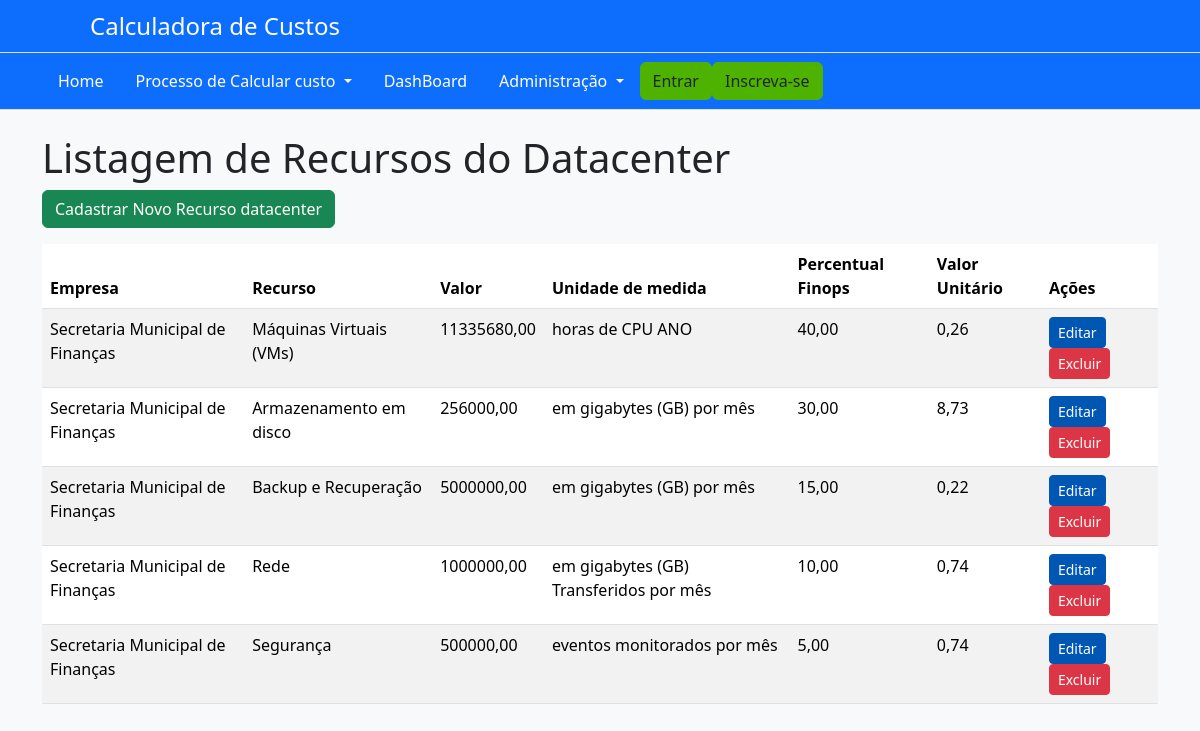
/listarecursodatacenter/, run on the app's committed database.
### AppCalculadora/models.py (models this page shows, shortened)
class RecursoDataCenter(models.Model):
    empresa = models.ForeignKey('Empresa', on_delete=models.CASCADE, related_name='Empresa', null=True, blank=True, default=None)
    recurso = models.ForeignKey('Recurso', on_delete=models.CASCADE, related_name='Recurso', null=True, blank=True, default=None)
    valor = models.DecimalField(max_digits=12, decimal_places=2, verbose_name="Valor Anual", default=0.00)
    detalhe = models.CharField(max_length=255, verbose_name="Unidade de Medida")
    percentual_finops = models.DecimalField(max_digits=5, decimal_places=2, default=0.00)
    custo_total_aplicado = models.DecimalField(max_digits=12, decimal_places=2, default=0.00)
    valor_unitario = models.DecimalField(max_digits=12, decimal_places=2, default=0.00)

class Empresa(models.Model):
    nome = models.CharField(max_length=255)
    endereco = models.CharField(max_length=255)
    telefone = models.CharField(max_length=20)
    email = models.EmailField(max_length=255)
    website = models.CharField(max_length=255)

class Recurso(models.Model):
    tipo_recurso = models.ForeignKey(TipoRecurso, on_delete=models.CASCADE)
    descricao = models.CharField(max_length=255)
    detalhes = models.TextField()

### AppCalculadora/views.py (the view)
# urls.py: path('listarecursodatacenter/', views.listar_recurso_datacenter, name='listarRecursoDatacenter'),
def listar_recurso_datacenter(request):
    empresa_id = request.GET.get('empresa')
    if empresa_id:
        recursosDataCenter = RecursoDataCenter.objects.filter(empresa__id=empresa_id)
    else:
        recursosDataCenter = RecursoDataCenter.objects.all()
    return render(request, 'recursodatacenter/listar_recurso_datacenter.html', {'recursosDataCenter': recursosDataCenter})

### AppCalculadora/templates/recursodatacenter/listar_recurso_datacenter.html
{% extends 'base.html' %}
{% block content %}
<div class="container">
    <h1 class="page-title">Listagem de Recursos do Datacenter</h1>
    <a href="{% url 'cadastrarRecursoDatacenter' %}" class="btn btn-success mb-3">Cadastrar Novo Recurso datacenter </a>
    <table class="table table-striped">
        <thead>
            <tr>
                <th>Empresa</th>
                <th>Recurso</th>
                <th>Valor</th>
                <th>Unidade de medida</th>
                <th>Percentual Finops</th>
                <th>Valor Unitário</th>
                <th>Ações</th>
            </tr>
        </thead>
        <tbody>
            {% for recursoDataCenter in recursosDataCenter %}
            <tr>
                <td>{{ recursoDataCenter.empresa.nome }}</td>
                <td>{{ recursoDataCenter.recurso.descricao }}</td>
                <td>{{ recursoDataCenter.valor }}</td>
                <td>{{ recursoDataCenter.detalhe }}</td>
                <td>{{ recursoDataCenter.percentual_finops }}</td>
                <td>{{ recursoDataCenter.valor_unitario }}</td>
                <td>
                    <a href="{% url 'editarRecursoDatacenter' recursoDataCenter.pk %}" class="btn btn-primary btn-sm">Editar</a>
                    <a href="{% url 'excluirRecursoDatacenter' recursoDataCenter.pk %}" class="btn btn-danger btn-sm">Excluir</a>
                </td>
            </tr>
            {% endfor %}
        </tbody>
    </table>
</div>
{% endblock %}

### AppCalculadora/static/css/custom.css (style rules this page uses)
body { background-color: #f8f9fa; color: #212529; }
.btn-primary { background-color: #0056b3; border-color: #0056b3; }

### data on the page
RecursoDataCenter: empresa.nome "Secretaria Municipal de Finanças", recurso.descricao "Máquinas Virtuais (VMs)", valor "11335680,00", detalhe "horas de CPU ANO", percentual_finops "40,00", valor_unitario "0,26"
RecursoDataCenter: empresa.nome "Secretaria Municipal de Finanças", recurso.descricao "Armazenamento em disco", valor "256000,00", detalhe "em gigabytes (GB) por mês", percentual_finops "30,00", valor_unitario "8,73"
RecursoDataCenter: empresa.nome "Secretaria Municipal de Finanças", recurso.descricao "Backup e Recuperação", valor "5000000,00", detalhe "em gigabytes (GB) por mês", percentual_finops "15,00", valor_unitario "0,22"
RecursoDataCenter: empresa.nome "Secretaria Municipal de Finanças", recurso.descricao "Rede", valor "1000000,00", detalhe "em gigabytes (GB) Transferidos por mês", percentual_finops "10,00", valor_unitario "0,74"
RecursoDataCenter: empresa.nome "Secretaria Municipal de Finanças", recurso.descricao "Segurança", valor "500000,00", detalhe "eventos monitorados por mês", percentual_finops "5,00", valor_unitario "0,74"
